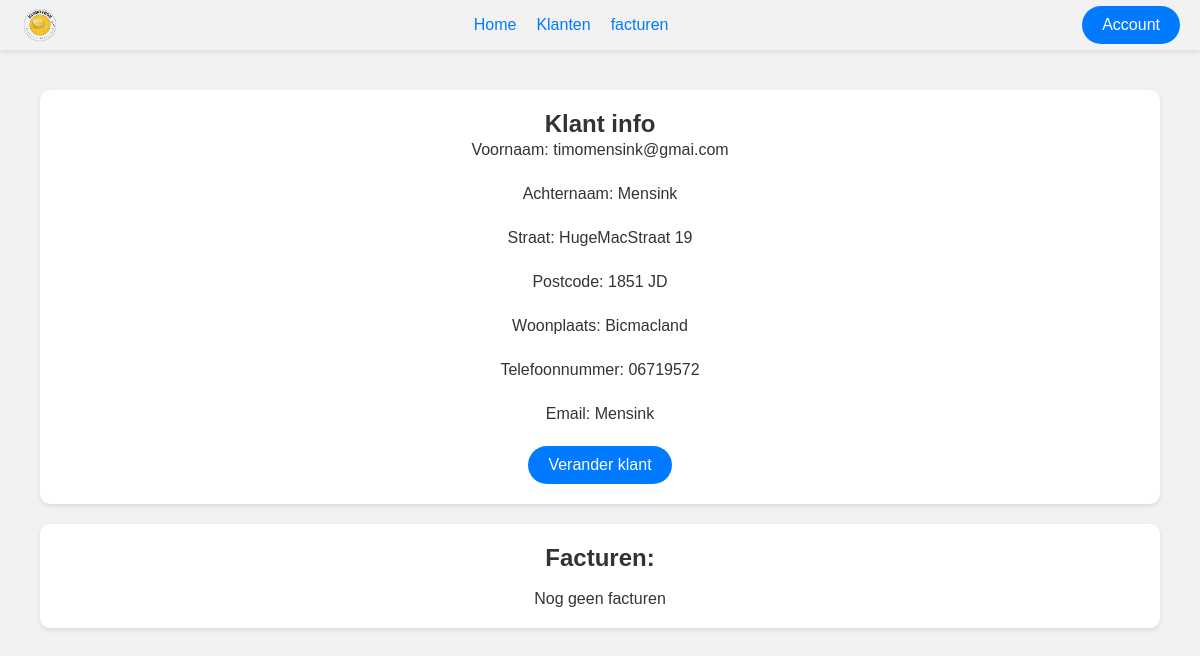
The app's page /Public/Klanten/klantInfo.php?id=4 with its own data.
### tables this page shows
CREATE TABLE `klant` (
  `klantId` int(255) NOT NULL,
  `voornaam` varchar(255) NOT NULL,
  `achternaam` varchar(255) NOT NULL,
  `email` varchar(255) DEFAULT NULL,
  `woonplaats` varchar(255) DEFAULT NULL,
  `straat` varchar(255) DEFAULT NULL,
  `postcode` varchar(255) DEFAULT NULL,
  `telefoonnummer` varchar(255) DEFAULT NULL
);

### src/src/klanten.php (called while the page is built, shortened)
<?php
include('database.php');
class Klanten extends Database
{
    public function getKlant($id)
    {
        $query = "SELECT * FROM klant WHERE klantId = '$id';";
        return parent::voerQueryUit($query);
    }
}

### src/src/database.php (called while the page is built, shortened)
<?php
class Database
{
    private $connectie;
    public function __construct()
    {
        $this->connectie = new PDO("mysql:host=" . DB_HOST . ";dbname=" . DB_NAME, DB_USER, DB_PASS);
    }
    public function voerQueryUit($query)
    {
        if(str_contains($query, 'SELECT')){
            $result = $this->connectie->query($query);
            $rows = $result->fetchAll(PDO::FETCH_ASSOC);
            return $rows;
        }else{
            $result = $this->connectie->exec($query);
            return $result;
        }
    }
    public function sluitVerbinding()
    {
        $this->connectie = null;
    }
}

### src/src/factuur.php (called while the page is built, shortened)
<?php
require_once('database.php');
class Factuur extends Database {
    public function getAlleFactuur($klantId)
    {
        $query = "SELECT * FROM factuur WHERE klant_id = '$klantId';";
        return parent::voerQueryUit($query);
    }
}
?>

### Public/Klanten/klantInfo.php (the view, shortened to what this page needs)
<!DOCTYPE html>
<html lang="en">
<?php
include '../../src/src/klanten.php';
include '../../src/src/factuur.php';
$klant = new Klanten();
$factuur = new Factuur();
$klantInfo = $klant->getKlant($_GET['id']);
$facturen = $factuur->getAlleFactuur($_GET['id']);
?>
<head>
    <link rel="stylesheet" href="../../style/klantInfo.css">
</head>
<body>
    <nav class="navBar">
        <img src="../../img/BigBoyBobLogo.png" alt="BigBoyBobLogo">
        <ul>
            <li><a href="../Login/index.php">Home</a></li>
            <li><a href="../Klanten/index.php">Klanten</a></li>
            <li><a href="../Factuur/index.php">facturen</a></li>
        </ul>
        <a href="" class="accountButton">Account</a>
    </nav>
    <div class="container">
        <?php
        foreach ($klantInfo as $klant) {
            ?>
            <div class="klantInfo">
                <h2>Klant info</h2>
                <p>Voornaam: <?php echo $klant['voornaam']; ?></p>
                <p>Achternaam: <?php echo $klant['achternaam']; ?></p>
                <p>Straat: <?php echo $klant['straat']; ?></p>
                <p>Postcode: <?php echo $klant['postcode']; ?></p>
                <p>Woonplaats: <?php echo $klant['woonplaats']; ?></p>
                <p>Telefoonnummer: <?php echo $klant['telefoonnummer']; ?></p>
                <p>Email: <?php echo $klant['email']; ?></p>
                <button class="veranderKlant">Verander klant</button>
            </div>
            <div class="factuur">
                <h2>Facturen:</h2>
                <br>
                <?php
        }
        if (count($facturen) > 0) {
            foreach ($facturen as $factuur) {
                ?>
                    <div class="facturen">
                        <h2>Factuur</h2>
                        <p>Factuur nummer: <?php echo $factuur['factuur_id']; ?></p>
                        <p>Factuur datum: <?php echo $factuur['datum']; ?></p>
                        <p>Factuur bedrag: <?php echo $factuur['totaal_bedrag']; ?></p>
                    </div>
                    <?php
            }
                ?>
             <?php
        } else {
            ?>
            <p>Nog geen facturen</p>
            <?php
        }
        ?>
        </div>
    </div>
</body>
</html>

### style/klantInfo.css (style rules this page uses)
* { margin: 0; padding: 0; box-sizing: border-box; font-family: Arial, sans-serif; }
body { background-color: #f2f2f2; color: #333; }
.container { max-width: 1200px; margin: 0 auto; padding: 20px; }
.klantInfo p { font-size: 16px; line-height: 1.5; margin-bottom: 20px; }
a { color: #007bff; text-decoration: none; }

### records on screen
klant: voornaam "timomensink@gmai.com", achternaam "Mensink", straat "HugeMacStraat 19", postcode "1851 JD", woonplaats "Bicmacland", telefoonnummer "06719572", email "Mensink"
